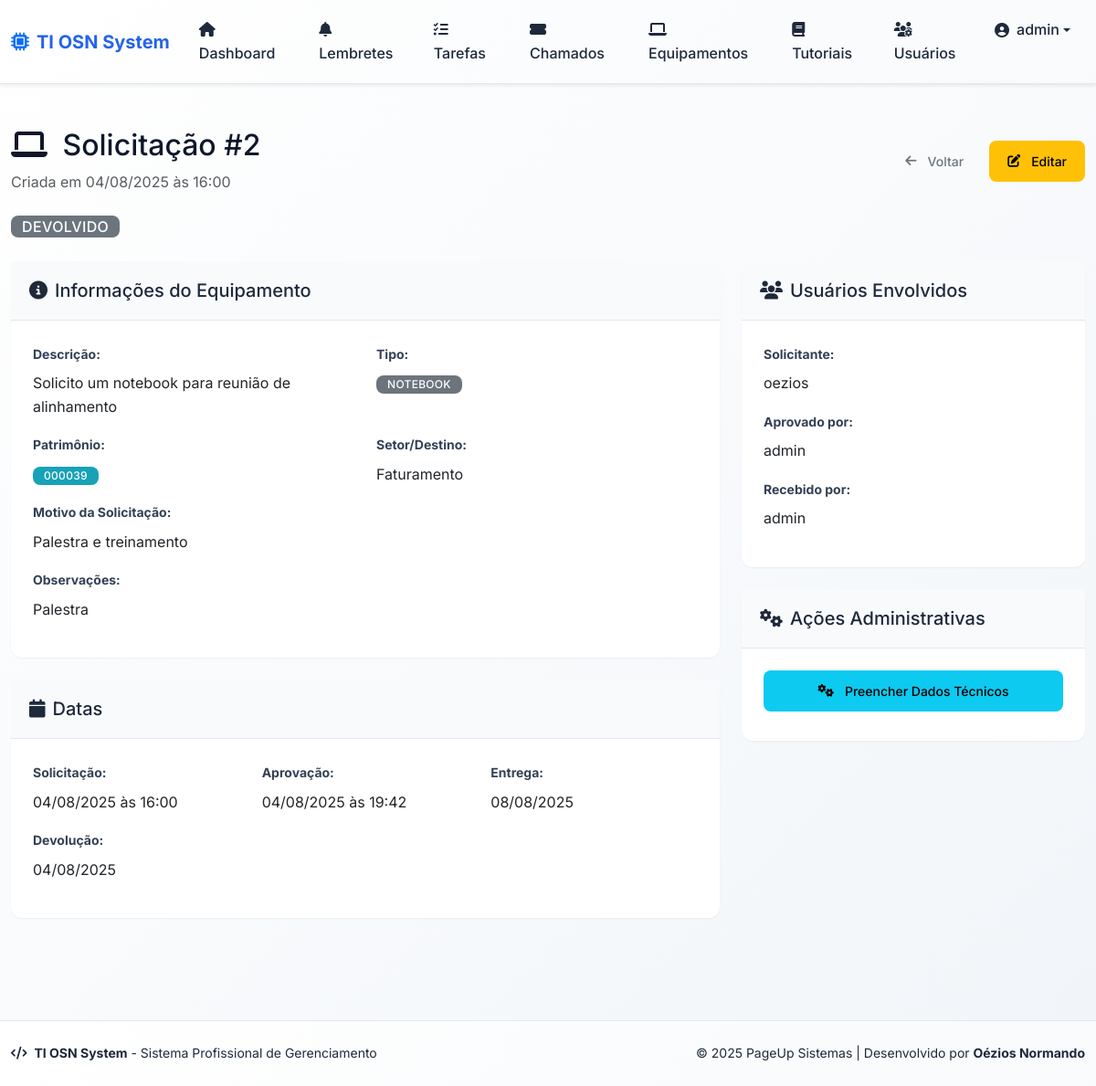
The app's page /equipment/2 (signed in) with its own data.
### app/models.py (models this page shows, shortened)
class User(db.Model):
    id = db.Column(db.Integer, primary_key=True)
    username = db.Column(db.String(64), unique=True, nullable=False)
    email = db.Column(db.String(120), unique=True, nullable=False)
    password_hash = db.Column(db.String(128), nullable=False)
    is_admin = db.Column(db.Boolean, default=False)
    is_ti = db.Column(db.Boolean, default=False)  # Indica se o usuário é da equipe de TI
    ativo = db.Column(db.Boolean, default=True)  # Para ativação/desativação
    sector_id = db.Column(db.Integer, db.ForeignKey('sector.id'), nullable=True)
    sector = db.relationship('Sector', backref='usuarios')
    reminders = db.relationship('Reminder', backref='usuario', lazy=True)
    tasks = db.relationship('Task', backref='usuario', lazy=True)
    reset_token = db.Column(db.String(100), nullable=True)
    reset_token_expiry = db.Column(db.DateTime, nullable=True)

class EquipmentRequest(db.Model):
    id = db.Column(db.Integer, primary_key=True)
    description = db.Column(db.Text, nullable=False)  # Descrição do equipamento
    patrimony = db.Column(db.String(50), nullable=True)  # Número do patrimônio
    delivery_date = db.Column(db.Date, nullable=True)  # Data de entrega
    return_date = db.Column(db.Date, nullable=True)  # Data de devolução
    conference_status = db.Column(db.String(50), nullable=True)  # Status de conferência
    observations = db.Column(db.Text, nullable=True)  # Observações
    requester_id = db.Column(db.Integer, db.ForeignKey('user.id'), nullable=False)  # Solicitante
    received_by_id = db.Column(db.Integer, db.ForeignKey('user.id'), nullable=True)  # Quem recebeu
    approved_by_id = db.Column(db.Integer, db.ForeignKey('user.id'), nullable=True)  # Quem aprovou
    status = db.Column(db.String(20), nullable=False, default='Solicitado')  # Solicitado, Aprovado, Entregue, Devolvido, Negado
    request_date = db.Column(db.DateTime, nullable=False, default=datetime.utcnow)  # Data da solicitação
    approval_date = db.Column(db.DateTime, nullable=True)  # Data de aprovação
    equipment_type = db.Column(db.String(50), nullable=True)  # Tipo de equipamento (notebook, monitor, etc.)
    destination_sector = db.Column(db.String(100), nullable=True)  # Setor/Destino
    request_reason = db.Column(db.Text, nullable=True)  # Motivo da solicitação
    created_at = db.Column(db.DateTime, nullable=False, default=datetime.utcnow)
    updated_at = db.Column(db.DateTime, nullable=False, default=datetime.utcnow, onupdate=datetime.utcnow)
    requester = db.relationship('User', foreign_keys=[requester_id], backref='equipment_requests_solicitadas')
    received_by = db.relationship('User', foreign_keys=[received_by_id], backref='equipment_requests_recebidas')
    approved_by = db.relationship('User', foreign_keys=[approved_by_id], backref='equipment_requests_aprovadas')
    def can_be_edited_by(self, user):
        return (user.id == self.requester_id or
                user.is_admin or
                user.is_ti)

### app/routes.py (the view)
@bp.route('/equipment/<int:id>')
@login_required
def equipment_detail(id):
    equipment_request = EquipmentRequest.query.get_or_404(id)
    if not (session.get('is_admin') or session.get('is_ti') or
            equipment_request.requester_id == session.get('user_id')):
        flash('Você não tem permissão para ver esta solicitação.', 'danger')
        return redirect(url_for('main.list_equipment'))
    return render_template('equipment_detail.html', equipment_request=equipment_request)

### app/templates/equipment_detail.html (shortened to what this page needs)
{% extends "base.html" %}
{% block content %}
<div class="row">
    <div class="col-12">
        <div class="d-flex justify-content-between align-items-center mb-4">
            <div>
                <h2>
                    <i class="fas fa-laptop me-2"></i>
                    Solicitação #{{ equipment_request.id }}
                </h2>
                <p class="text-muted mb-0">
                    Criada em {{ equipment_request.request_date.strftime('%d/%m/%Y às %H:%M') }}
                </p>
            </div>
            <div class="d-flex gap-2">
                <a href="{{ url_for('main.list_equipment') }}" class="btn btn-outline-secondary">
                    <i class="fas fa-arrow-left me-1"></i>Voltar
                </a>
                {% if equipment_request.can_be_edited_by(equipment_request.requester) %}
                <a href="{{ url_for('main.edit_equipment_request', id=equipment_request.id) }}" class="btn btn-warning">
                    <i class="fas fa-edit me-1"></i>Editar
                </a>
                {% endif %}
            </div>
        </div>
        <div class="mb-4">
            {% if equipment_request.status == 'Solicitado' %}
                <span class="badge bg-warning fs-6">Solicitado</span>
            {% elif equipment_request.status == 'Aprovado' %}
                <span class="badge bg-info fs-6">Aprovado</span>
            {% elif equipment_request.status == 'Entregue' %}
                <span class="badge bg-success fs-6">Entregue</span>
            {% elif equipment_request.status == 'Devolvido' %}
                <span class="badge bg-secondary fs-6">Devolvido</span>
            {% elif equipment_request.status == 'Negado' %}
                <span class="badge bg-danger fs-6">Negado</span>
            {% endif %}
        </div>
        <div class="row">
            <div class="col-lg-8">
                <div class="card mb-4">
                    <div class="card-header">
                        <h5 class="card-title mb-0">
                            <i class="fas fa-info-circle me-2"></i>Informações do Equipamento
                        </h5>
                    </div>
                    <div class="card-body">
                        <div class="row">
                            <div class="col-md-6 mb-3">
                                <label class="form-label fw-bold">Descrição:</label>
                                <p class="mb-0">{{ equipment_request.description }}</p>
                            </div>
                            <div class="col-md-6 mb-3">
                                <label class="form-label fw-bold">Tipo:</label>
                                <p class="mb-0">
                                    {% if equipment_request.equipment_type %}
                                        <span class="badge bg-secondary">{{ equipment_request.equipment_type }}</span>
                                    {% else %}
                                        <span class="text-muted">Não especificado</span>
                                    {% endif %}
                                </p>
                            </div>
                            <div class="col-md-6 mb-3">
                                <label class="form-label fw-bold">Patrimônio:</label>
                                <p class="mb-0">
                                    {% if equipment_request.patrimony %}
                                        <span class="badge bg-info">{{ equipment_request.patrimony }}</span>
                                    {% else %}
                                        <span class="text-muted">Não informado</span>
                                    {% endif %}
                                </p>
                            </div>
                            <div class="col-md-6 mb-3">
                                <label class="form-label fw-bold">Setor/Destino:</label>
                                <p class="mb-0">
                                    {% if equipment_request.destination_sector %}
                                        {{ equipment_request.destination_sector }}
                                    {% else %}
                                        <span class="text-muted">Não especificado</span>
                                    {% endif %}
                                </p>
                            </div>
                            <div class="col-12 mb-3">
                                <label class="form-label fw-bold">Motivo da Solicitação:</label>
                                <p class="mb-0">
                                    {% if equipment_request.request_reason %}
                                        {{ equipment_request.request_reason }}
                                    {% else %}
                                        <span class="text-muted">Não informado</span>
                                    {% endif %}
                                </p>
                            </div>
                            {% if equipment_request.observations %}
                            <div class="col-12 mb-3">
                                <label class="form-label fw-bold">Observações:</label>
                                <p class="mb-0">{{ equipment_request.observations }}</p>
                            </div>
                            {% endif %}
                        </div>
                    </div>
                </div>
                <div class="card mb-4">
                    <div class="card-header">
                        <h5 class="card-title mb-0">
                            <i class="fas fa-calendar me-2"></i>Datas
                        </h5>
                    </div>
                    <div class="card-body">
                        <div class="row">
                            <div class="col-md-4 mb-3">
                                <label class="form-label fw-bold">Solicitação:</label>
                                <p class="mb-0">{{ equipment_request.request_date.strftime('%d/%m/%Y às %H:%M') }}</p>
                            </div>
                            {% if equipment_request.approval_date %}
                            <div class="col-md-4 mb-3">
                                <label class="form-label fw-bold">Aprovação:</label>
                                <p class="mb-0">{{ equipment_request.approval_date.strftime('%d/%m/%Y às %H:%M') }}</p>
                            </div>
                            {% endif %}
                            {% if equipment_request.delivery_date %}
                            <div class="col-md-4 mb-3">
                                <label class="form-label fw-bold">Entrega:</label>
                                <p class="mb-0">{{ equipment_request.delivery_date.strftime('%d/%m/%Y') }}</p>
                            </div>
                            {% endif %}
                            {% if equipment_request.return_date %}
                            <div class="col-md-4 mb-3">
                                <label class="form-label fw-bold">Devolução:</label>
                                <p class="mb-0">{{ equipment_request.return_date.strftime('%d/%m/%Y') }}</p>
                            </div>
                            {% endif %}
                        </div>
                    </div>
                </div>
            </div>
            <div class="col-lg-4">
                <div class="card mb-4">
                    <div class="card-header">
                        <h5 class="card-title mb-0">
                            <i class="fas fa-users me-2"></i>Usuários Envolvidos
                        </h5>
                    </div>
                    <div class="card-body">
                        <div class="mb-3">
                            <label class="form-label fw-bold">Solicitante:</label>
                            <p class="mb-0">{{ equipment_request.requester.username }}</p>
                        </div>
                        {% if equipment_request.approved_by %}
                        <div class="mb-3">
                            <label class="form-label fw-bold">Aprovado por:</label>
                            <p class="mb-0">{{ equipment_request.approved_by.username }}</p>
                        </div>
                        {% endif %}
                        {% if equipment_request.received_by %}
                        <div class="mb-3">
                            <label class="form-label fw-bold">Recebido por:</label>
                            <p class="mb-0">{{ equipment_request.received_by.username }}</p>
                        </div>
                        {% endif %}
                    </div>
                </div>
                {% if session.get('is_admin') or session.get('is_ti') %}
                <div class="card">
                    <div class="card-header">
                        <h5 class="card-title mb-0">
                            <i class="fas fa-cogs me-2"></i>Ações Administrativas
                        </h5>
                    </div>
                    <div class="card-body">
                        <a href="{{ url_for('main.fill_technical_data', id=equipment_request.id) }}" class="btn btn-info w-100 mb-2">
                            <i class="fas fa-cogs me-1"></i>Preencher Dados Técnicos
                        </a>
                    </div>
                </div>
                {% endif %}
            </div>
        </div>
    </div>
</div>
{% endblock %}

### app/templates/base.html (shortened to what this page needs)
<!DOCTYPE html>
<html lang="pt-BR" data-theme="light">
<head>
    <link href="https://cdn.jsdelivr.net/npm/bootstrap@5.3.2/dist/css/bootstrap.min.css" rel="stylesheet">
    <link rel="stylesheet" href="https://cdnjs.cloudflare.com/ajax/libs/font-awesome/6.4.0/css/all.min.css">
    <link rel="stylesheet" href="{{ url_for('static', filename='style.css') }}">
</head>
<body class="d-flex flex-column min-vh-100">
{% if session.get('user_id') %}
<nav class="navbar navbar-expand-lg shadow-sm mb-4">
  <div class="container-fluid">
    <a class="navbar-brand d-flex align-items-center" href="{{ url_for('main.index') }}">
      <i class="fas fa-microchip me-2 text-primary"></i>
      <span class="fw-bold">TI OSN System</span>
    </a>
    <div class="collapse navbar-collapse" id="navbarNav">
      <ul class="navbar-nav me-auto">
        <li class="nav-item">
          <a class="nav-link {% if request.endpoint == 'main.index' %}active{% endif %}" href="{{ url_for('main.index') }}">
            <i class="fas fa-home me-1"></i> Dashboard
          </a>
        </li>
        <li class="nav-item">
          <a class="nav-link {% if request.endpoint == 'main.reminders' %}active{% endif %}" href="{{ url_for('main.reminders') }}">
            <i class="fas fa-bell me-1"></i> Lembretes
          </a>
        </li>
        <li class="nav-item">
          <a class="nav-link {% if request.endpoint == 'main.tasks' %}active{% endif %}" href="{{ url_for('main.tasks') }}">
            <i class="fas fa-tasks me-1"></i> Tarefas
          </a>
        </li>
        <li class="nav-item">
          <a class="nav-link {% if request.endpoint == 'main.listar_chamados' %}active{% endif %}" href="{{ url_for('main.listar_chamados') }}">
            <i class="fas fa-ticket-alt me-1"></i> Chamados
          </a>
        </li>
        <li class="nav-item">
          <a class="nav-link {% if request.endpoint == 'main.list_equipment' %}active{% endif %}" href="{{ url_for('main.list_equipment') }}">
            <i class="fas fa-laptop me-1"></i> Equipamentos
          </a>
        </li>
        <li class="nav-item">
          <a class="nav-link {% if request.endpoint == 'main.listar_tutoriais' %}active{% endif %}" href="{{ url_for('main.listar_tutoriais') }}">
            <i class="fas fa-book me-1"></i> Tutoriais
          </a>
        </li>
      </ul>
      <ul class="navbar-nav">
        {% if session.get('is_admin') %}
        <li class="nav-item">
          <a class="nav-link {% if request.endpoint == 'main.users_admin' %}active{% endif %}" href="{{ url_for('main.users_admin') }}">
            <i class="fas fa-users-cog me-1"></i> Usuários
          </a>
        </li>
        {% endif %}
        <li class="nav-item dropdown">
          <a class="nav-link dropdown-toggle d-flex align-items-center" href="#" role="button" data-bs-toggle="dropdown">
            <i class="fas fa-user-circle me-2"></i>
            <span class="d-none d-md-inline">{{ session['username'] }}</span>
          </a>
        </li>
      </ul>
    </div>
  </div>
</nav>
{% endif %}
<main class="main-content flex-grow-1">
  <div class="container-fluid py-4">
    {% block content %}{% endblock %}
  </div>
</main>
<footer class="footer mt-auto">
  <div class="container-fluid">
    <div class="row align-items-center">
      <div class="col-md-6">
        <p class="mb-0">
          <i class="fas fa-code me-1"></i>
          <strong>TI OSN System</strong> - Sistema Profissional de Gerenciamento
        </p>
      </div>
      <div class="col-md-6 text-md-end">
        <p class="mb-0">
          &copy; 2025 PageUp Sistemas |
          Desenvolvido por <strong>Oézios Normando</strong>
        </p>
      </div>
    </div>
  </div>
</footer>
</body>
</html>

### records on screen
User: username "admin", approved_by.username "admin", received_by.username "admin"
EquipmentRequest: id "2", request_date "04/08/2025 às 16:00", description "Solicito um notebook para reunião de alinhamento", equipment_type "NOTEBOOK", patrimony "000039", destination_sector "Faturamento", request_reason "Palestra e treinamento", observations "Palestra", approval_date "04/08/2025 às 19:42", delivery_date "08/08/2025", return_date "04/08/2025"
User: requester.username "oezios"
